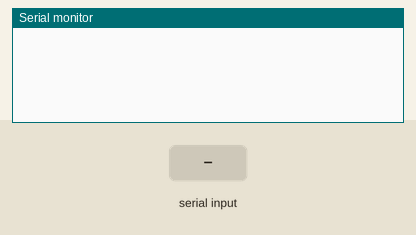
The sketch below on a simulated Arduino Uno, built with avr-gcc and run on an emulated ATmega328P. On the bench: the last lines printed to the serial monitor. The inputs (shaded band) are chosen by the test bench.

Above: at 1.2 s.
1.3 s: "a" received over Serial
At 1.9 s:
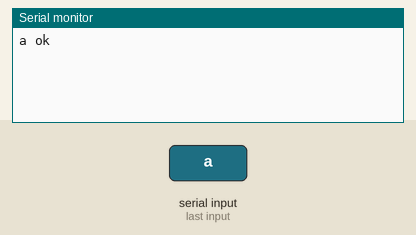
2.8 s: "b" received over Serial
At 4.0 s:
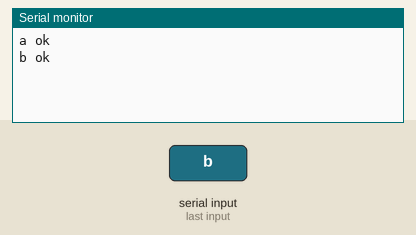
4.3 s: "c" received over Serial
At 5.4 s:
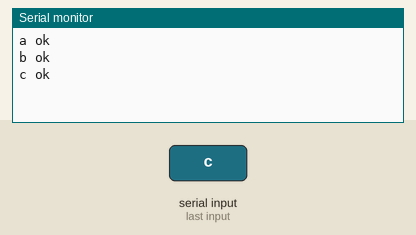

The sketch:

8-1-6.ino
```cpp
void setup() {
  Serial.begin(9600);
}

void loop() {
  if(Serial.available()>0)
  {
    char sData=Serial.read();
    if(sData=='a')Serial.println("a ok");
    else if(sData=='b')Serial.println("b ok");
    else if(sData=='c')Serial.println("c ok");
  }
}
```

Measured:
- after the input at 1.3 s, the serial monitor: prints a new line at once (image 1)
- after the input at 2.8 s, the serial monitor: prints a new line at once (image 2)
- after the input at 4.3 s, the serial monitor: prints a new line at once (image 3)
